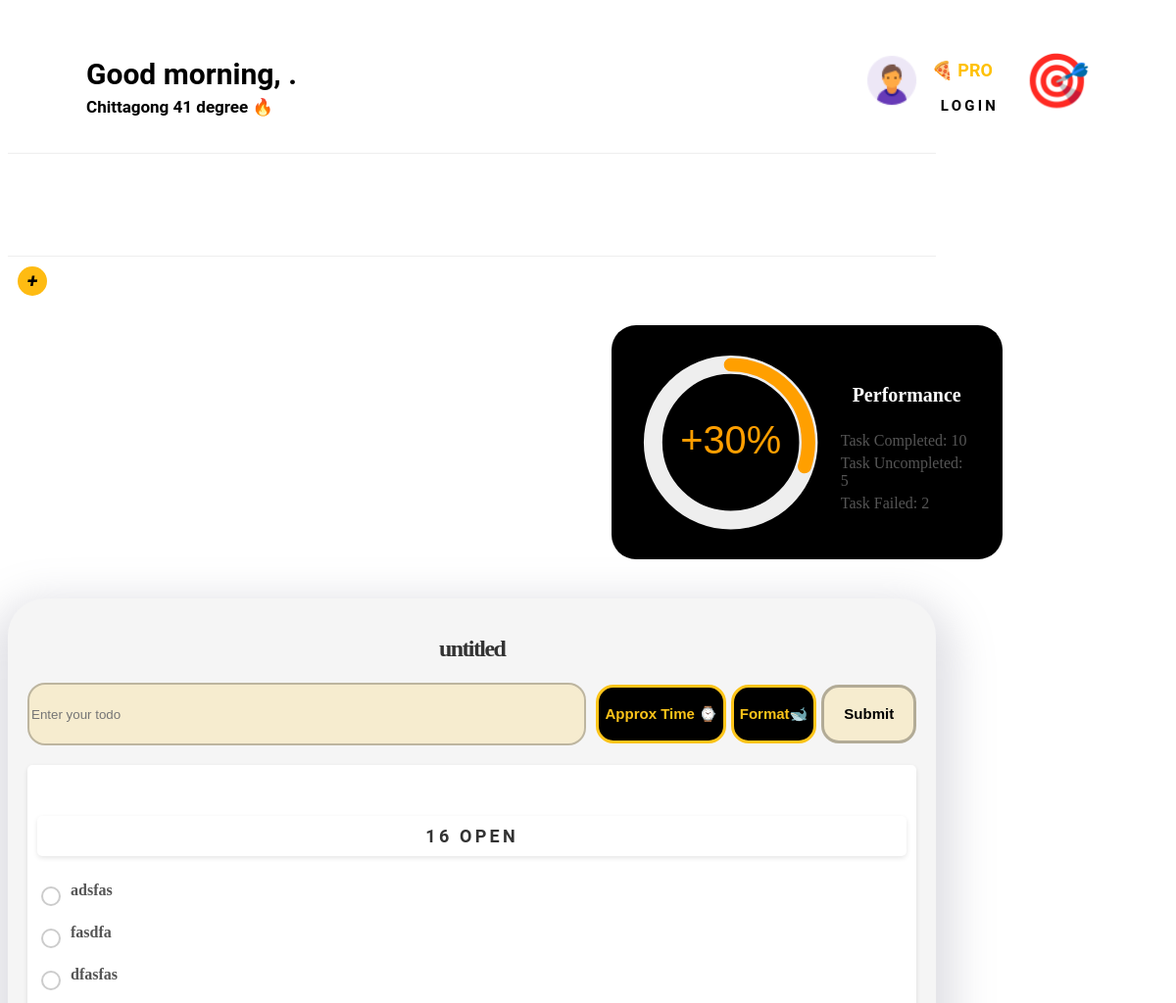
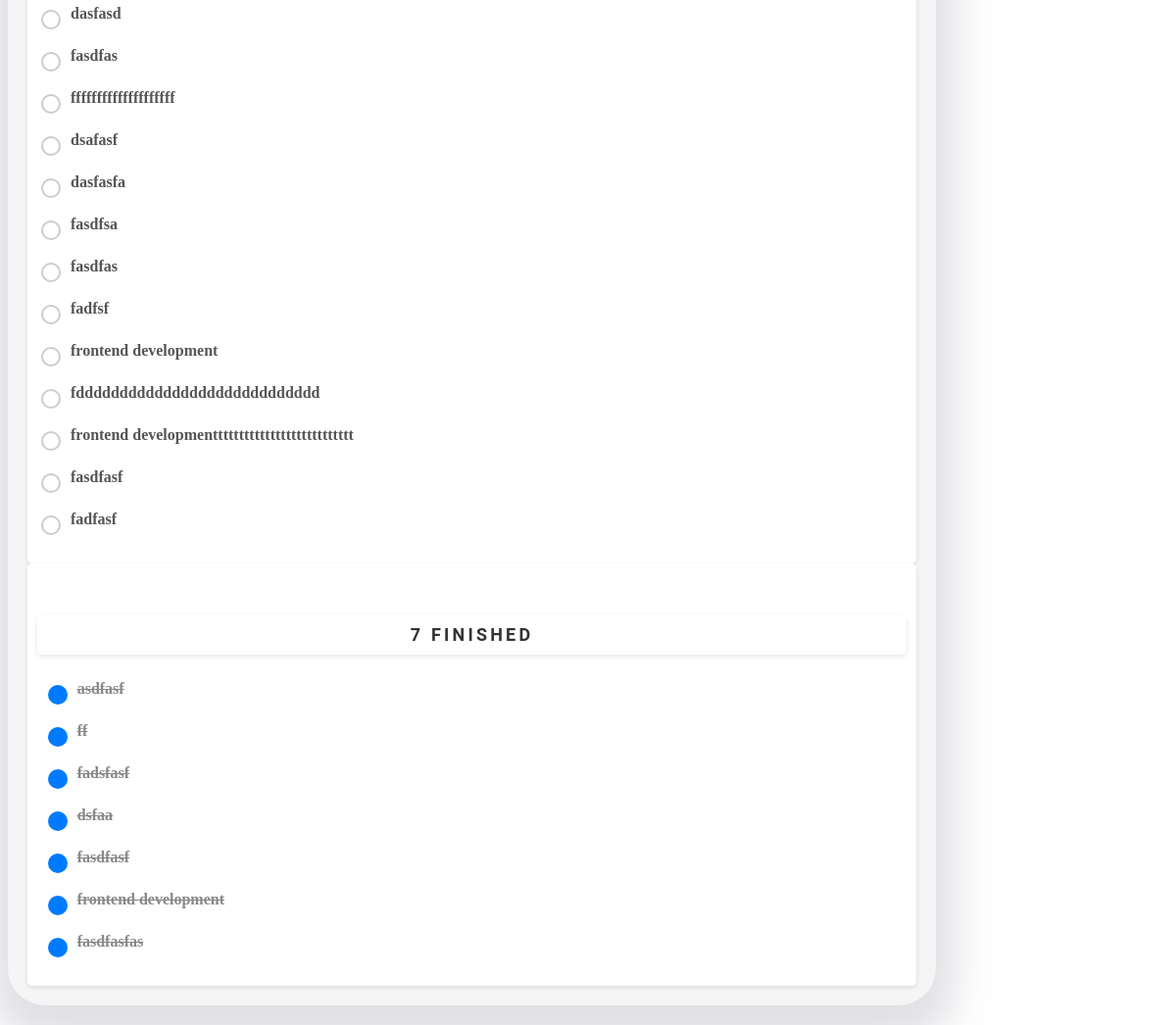
The page /todolist/15/ on the database its author committed (2 pictures, top to bottom).
### lists/models.py (models this page shows, shortened)
class TodoList(models.Model):
    title = models.CharField(max_length=128, default="untitled")
    created_at = models.DateTimeField(auto_now=True)
    creator = models.ForeignKey(
        User, null=True, related_name="todolists", on_delete=models.CASCADE
    )
    class Meta:
        ordering = ("created_at",)
    def count_finished(self):
        return self.todos.filter(is_finished=True).count()
    def count_open(self):
        return self.todos.filter(is_finished=False).count()

class Todo(models.Model):
    description = models.CharField(max_length=128)
    created_at = models.DateTimeField(auto_now=True)
    finished_at = models.DateTimeField(null=True)
    is_finished = models.BooleanField(default=False)
    creator = models.ForeignKey(
        User, null=True, related_name="todos", on_delete=models.CASCADE
    )
    todolist = models.ForeignKey(
        TodoList, related_name="todos", on_delete=models.CASCADE
    )
    class Meta:
        ordering = ("created_at",)

### lists/views.py (the view)
# urls.py: path("todolist/<int:todolist_id>/", views.todolist, name="todolist"),
def todolist(request, todolist_id):
    todolist = get_object_or_404(TodoList, pk=todolist_id)
    if request.method == "POST":
        redirect("lists:add_todo", todolist_id=todolist_id)
    return render(
        request, "lists/todolist.html", {"todolist": todolist, "form": TodoForm()}
    )

### lists/forms.py
class TodoForm(forms.Form):
    description = forms.CharField(
        **form_kwargs(widget=forms.TextInput(attrs=widget_attrs("Enter your todo")))
    )

### lists/templates/lists/todolist.html (shortened to what this page needs)
{% extends "base.html" %} {% load static %}  {% block body %}
<div class="shortcutadd">
  <div id="shortcut-adder">
    <div class="plus-icon" onclick="showForm()">
      <i class="fa fa-plus" style="font-weight: bold; font-family: 'roboto', san-sarif;">+</i>
    </div>
  </div>
</div>
<div class="performance">
  <div class="performance-chart">
    <div class="single-chart">
      <svg viewBox="0 0 36 36" class="circular-chart orange">
        <text x="18" y="20.35" class="percentage">+30%</text>
      </svg>
    </div>
    <div class="performance-info">
      <p id="performance-info-title">Performance</p>
      <ul>
        <li>Task Completed: 10</li>
        <li>Task Uncompleted: 5</li>
        <li>Task Failed: 2</li>
      </ul>
    </div>
  </div>
</div>
<section class="header">
  <div class="row">
    <div class="noooo">
      <div class="title">{{todolist.title}}</div>
      <form action="{% url 'lists:add_todo' todolist.id %}" method="post" id="todoForm">
        <input
          type="text"
          style="
            margin-right: 10px;
            width: 100%;
            height: 58px;
            background: rgba(252, 196, 25, 0.17);
            border: 2px solid rgba(0, 0, 0, 0.23);
            border-radius: 18px;
          "
          id="description"
          name="description"
          class="u-full-width"
          placeholder="Enter your todo"
        />
        <input
          type="button"
          value="Approx Time ⌚"
          onclick="searchApproxTime()"
          style="
            background: #000000;
            border: 3px solid #fcc419;
            border-radius: 18px;
            color: #fcc419;
            height: 60px;
            font-size: 15px;
            font-weight: bold;
            margin-right: 5px;
          "
        />
        <input
          type="button"
          value="Format🐋"
          onclick="searchFormatText()"
          style="
            background: #000000;
            border: 3px solid #fcc419;
            border-radius: 18px;
            color: #fcc419;
            height: 60px;
            font-size: 15px;
            font-weight: bold;
            margin-right: 5px;
          "
        />
        <input
          type="submit"
          value="Submit"
          style="
            background: rgba(252, 196, 25, 0.17);
            border: 3px solid rgba(0, 0, 0, 0.28);
            border-radius: 18px;
            color: black;
            text-align: center;
            font-size: 16px;
            height: 60px;
            font-weight: bold;
            line-height: 24px;
            font-size: 15px;
            font-weight: bold;
          "
        />
      </form>
    </div>
    <div class="row">
      <div class="one-half column open-todos">
        <h6 class="docs-header open-todos">{{ todolist.count_open }} open</h6>
        <ul>
          {% for todo in todolist.todos.all %} {% if not todo.is_finished %}
          <li>
            <input type="checkbox" id="checkbox" data-todo-id="{{ todo.id }}" />
            <span>{{ todo.description }}</span>
          </li>
          {% endif %} {% endfor %}
        </ul>
      </div>
      <div class="one-half column finished-todos">
        <h6 class="docs-header finished-todos">
          {{ todolist.count_finished }} finished
        </h6>
        <ul>
          {% for todo in todolist.todos.all %} {% if todo.is_finished %}
          <li>
            <input
              type="checkbox"
              id="checkbox"
              data-todo-id="{{ todo.id }}"
              checked="checked"
            />
            <span>{{ todo.description }}</span>
          </li>
          {% endif %} {% endfor %}
        </ul>
      </div>
    </div>
  </div>
</section>
{% endblock %}

### todolist/static/css/custom.css (style rules this page uses)
.open-todos ul, .finished-todos ul { list-style: none; text-align: left; word-wrap: break-word; }
.title { margin-top: 0; margin-bottom: 2rem; font-weight: 300; font-size: 3.6rem; line-height: 1.25; letter-spacing: -.1rem; word-wrap: break-word; }
.finished-todos li { color: #aaa; padding-left: 5pt; text-decoration: line-through; }
.header { margin-top: 6rem; text-align: center; }
.docs-header { text-transform: uppercase; font-size: 1.4rem; letter-spacing: .2rem; font-weight: 600; }
@media (min-width: 550px) { .title { font-size: 4.2rem; } }
@media (min-width: 550px) { .header { margin-top: 18rem; } }

### lists/templates/lists/todolist.html (style rules this page uses)
.header { background-color: #f5f5f5; margin-top: 40px; padding: 20px; border-radius: 5px; margin-bottom: 20px; box-shadow: 0px 20px 40px 19px rgba(130, 132, 151, 0.25); border-radius: 38px; }
.title { font-size: 24px; font-weight: bold; margin-bottom: 20px; color: #333; }
form { margin-bottom: 20px; display: flex; flex-direction: row; justify-content: space-between; align-items: center; }
input[type="submit"] { padding: 10px 20px; background-color: #007bff; color: #fff; border: none; border-radius: 5px; cursor: pointer; }
.open-todos, .finished-todos { padding: 10px; background-color: #fff; box-shadow: 0 2px 5px rgba(0, 0, 0, 0.1); border-radius: 5px; }
.docs-header { font-size: 18px; font-family: "roboto", sans-serif; font-weight: bold; margin-bottom: 10px; color: #333; }
ul { padding-left: 0; list-style-type: none; }
li { margin-bottom: 5px; display: flex; align-items: center; color: #555; animation: fadeIn 0.5s ease-in-out; }
li input[type="checkbox"] { margin-right: 10px; width: 20px; height: 20px; -webkit-appearance: none; margin-top: 15px; border: 2px solid #ccc; border-radius: 50%; outline: none; cursor: pointer; transition: background-color 0.3s ease-in-out; }
li input[type="checkbox"]:checked { background-color: #007bff; border-color: #007bff; }
li input[type="checkbox"] + span { font-size: 16px; font-weight: bold; transition: color 0.3s ease-in-out; }
li input[type="checkbox"]:checked + span { text-decoration: line-through; color: #888; }
.plus-icon { display: flex; align-items: center; justify-content: center; width: 30px; height: 30px; background-color: #febb12; color: black; font-size: 20px; border-radius: 50%; cursor: pointer; margin: 10px 10px; }
.performance { grid-area: performance; margin-top: 20px; margin-left: 65%; background-color: black; height: 100%; width: 40%; border-radius: 25px; padding: 20px 10px; }
.performance-chart { display: flex; flex-flow: row nowrap; }
.performance-chart .single-chart { width: 60%; justify-content: space-around; }
.performance-chart .circular-chart { display: block; margin: 10px auto; max-width: 80%; max-height: 250px; }
.performance-chart .percentage { fill: #ff9f00; font-family: sans-serif; font-size: 0.5em; text-anchor: middle; }
.performance-info { display: flex; flex-direction: column; transition: all 0.8s ease-in-out; align-items: center; margin-top: 20px; margin-right: 20px; }
.performance-info #performance-info-title { font-family: "Quicksand"; font-size: 20px; font-weight: 700; margin-bottom: 10px; color: white; }
.performance-info ul { color: #fcc419; }

### rows shown on the page
TodoList: title "untitled", count_open "16", count_finished "7"
Todo: description "adsfas"
Todo: description "fasdfa"
Todo: description "dfasfas"
Todo: description "dasfasd"
Todo: description "fasdfas"
Todo: description "ffffffffffffffffffff"
Todo: description "dsafasf"
Todo: description "dasfasfa"
Todo: description "fasdfsa"
Todo: description "fasdfas"
Todo: description "fadfsf"
Todo: description "frontend development"
Todo: description "fdddddddddddddddddddddddddddd"
Todo: description "frontend developmenttttttttttttttttttttttttttt"
Todo: description "fasdfasf"
Todo: description "fadfasf"
Todo: description "asdfasf"
Todo: description "ff"
Todo: description "fadsfasf"
Todo: description "dsfaa"
Todo: description "fasdfasf"
Todo: description "frontend development"
Todo: description "fasdfasfas"
